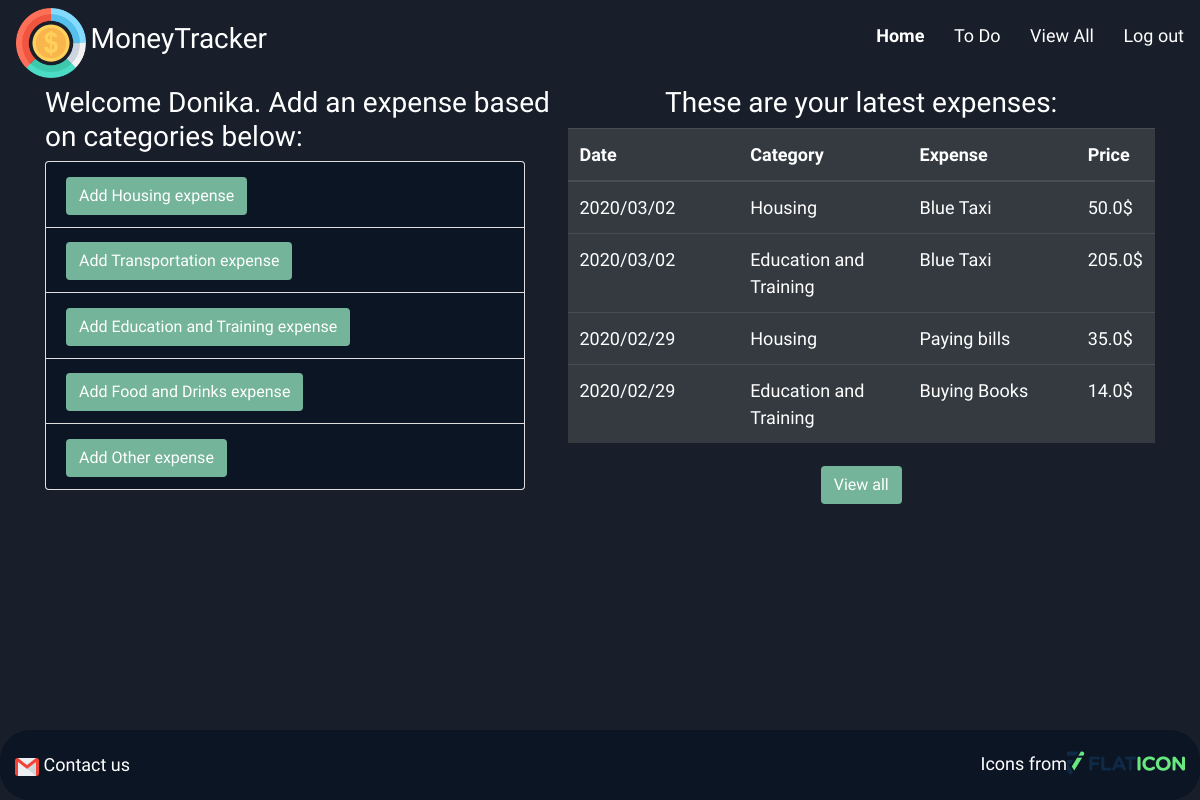
Before: /home (signed in) with the older database file.
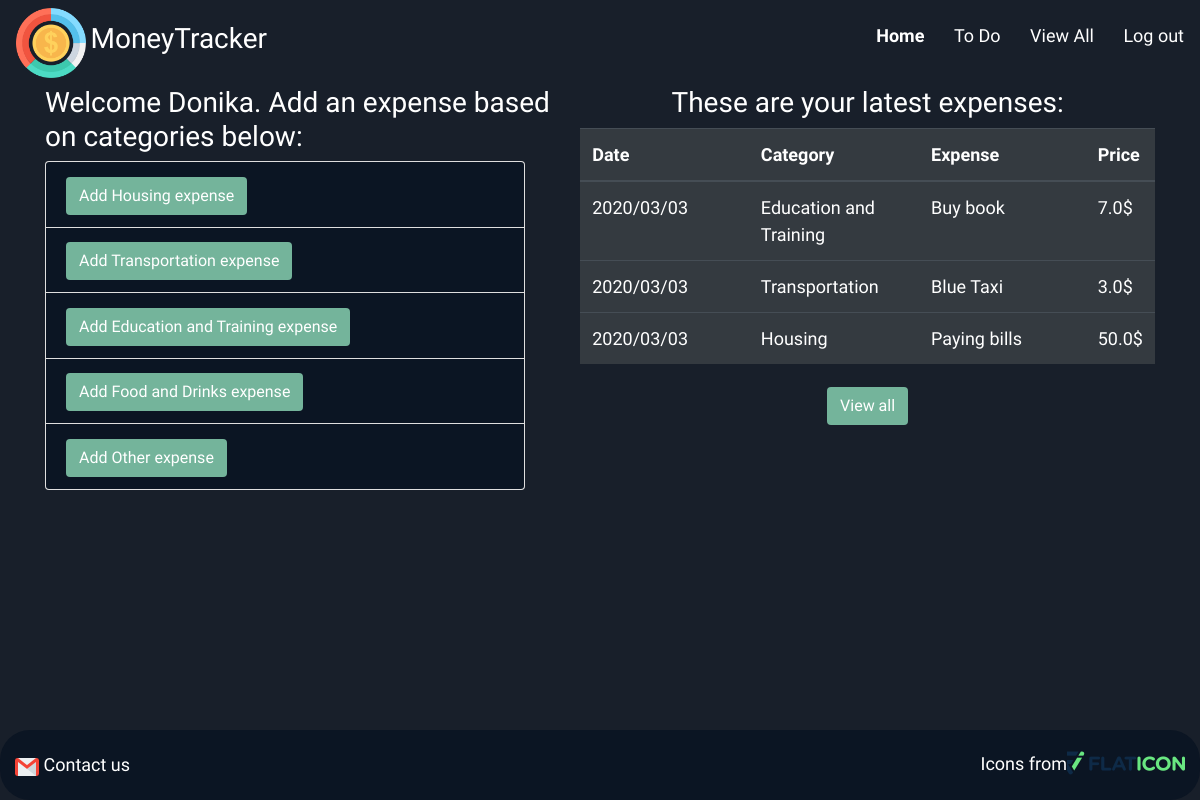
After: the same page with the newer database file.
### models.py (models this page shows, shortened)
class User(db.Model):
    __tablename__ = 'users'
    id = db.Column(db.Integer, primary_key=True)
    first_name = db.Column(db.String(45))
    last_name = db.Column(db.String(45))
    email = db.Column(db.String(255))
    password = db.Column(db.String(255))
    monthly_income = db.Column(db.Float)
    created_at = db.Column(db.DateTime, server_default=func.now())
    updated_at = db.Column(db.DateTime, server_default=func.now(), onupdate=func.now())
    user_expenses = db.relationship('UserExpense',  lazy=True,backref=db.backref('expenses_author'))
    user_todos = db.relationship('UserTodo',lazy=True,backref=db.backref('todos_author'))

class Category(db.Model):
    __tablename__ = 'categories'
    id = db.Column(db.Integer, primary_key=True)
    name = db.Column(db.String())
    category_expenses = db.relationship('UserExpense',  lazy=True,backref=db.backref('expenses_category'))
    category_todos = db.relationship('UserTodo', lazy=True,backref=db.backref('todos_category'))

class UserExpense(db.Model):
    __tablename__ = 'expenses'
    __table_args__ = {'extend_existing': True}

### controller_functions.py (the view)
def home():
    if 'user_id' in session:
        logged_in_user = User.query.filter_by(id=session['user_id']).first()
        categories = Category.query.all()
        sql = text("SELECT e.*, c.name as category_name, strftime('%Y', e.updated_at) AS year, strftime('%m', e.updated_at) AS month, strftime('%d', e.updated_at) AS day FROM expenses e JOIN categories c ON e.category_id = c.id WHERE e.user_id = "+str(session['user_id'])+" ORDER BY e.updated_at DESC LIMIT 5")
        result = db.engine.execute(sql)
        expenses = result.fetchall()
        return render_template("home.html", expenses=expenses, logged_in_user=logged_in_user, categories=categories)
    else:
        return redirect('/login')

### templates/home.html (shortened to what this page needs)
<!DOCTYPE html>
<html lang="en">
<head>
	<link rel="stylesheet" href="https://cdnjs.cloudflare.com/ajax/libs/font-awesome/4.7.0/css/font-awesome.min.css">
	<link rel="stylesheet" href="https://stackpath.bootstrapcdn.com/bootstrap/4.4.1/css/bootstrap.min.css">
	<link rel="stylesheet" type="text/css" href="{{url_for('static',filename = 'css/style.css')}}">
</head>
<body>
	<div class="wrapper home">
		{% include 'includes/header.html' %}
			<div class="container">
				<div class="accordion" id="addExpense">
					<h3>Welcome {{logged_in_user.first_name}}. Add an expense based on categories below: </h3>
					{% for category in categories %}
						<div class="card" style="width: 30rem;">
						    <div class="card-header" id="{{'heading'+category.id|string}}">
						      	<h2 class="mb-0">
						        	<button class="btn collapsed" type="button" data-toggle="collapse" data-target="{{'#collapse'+category.id|string}}"aria-expanded="false" aria-controls="{{'collapse'+category.id|string}}">
						          	Add {{category.name}} expense
						        	</button>
						      	</h2>
						    </div>
						</div>
					{%endfor%}
				</div>
				<div class="table-content">
					<h3>These are your latest expenses:</h3>
					<table class="table table-hover table-dark">
					  	<thead>
					    	<tr>
							    <th scope="col">Date</th>
							    <th scope="col">Category</th>
							    <th scope="col">Expense</th>
							    <th scope="col">Price</th>
					    	</tr>
					  	</thead>
					  	<tbody>
					  		{%for expense in expenses %}
						    	<tr>
							      	<td>{{expense.year}}/{{expense.month}}/{{expense.day}}</td>
							      	<td>{{expense.category_name}}</td>
							      	<td>{{expense.content}}</td>
							      	<td>{{expense.amount}}$</td>
						    	</tr>
							{%endfor%}
					   </tbody>
					</table>
					<a href="/view_all" class="btn">View all</a>
				</div>
			</div>
		{% include 'includes/footer.html' %}
	</div>
</body>
</html>

### templates/includes/header.html (shortened to what this page needs)
<link rel="stylesheet" type="text/css" href="{{url_for('static',filename = 'css/style.css')}}">
<div class="navbar">
    <div class="logo">
        <img src="{{url_for('static',filename = 'img/coin.png')}}">
        <h3>MoneyTracker</h3>
    </div>
    <div class="links">
        <ul>
            <li id="/home"><a href="/home" class="">Home</a></li>
            <li id="/toDoList"><a href="/toDoList" class="">To Do</a></li>
            <li id="/view_all"><a href="/view_all" class="">View All</a></li>
            <li id="/logout"><a href="/logout" class="">Log out</a></li>
        </ul>
    </div>
</div>

### templates/includes/footer.html
<footer>
	<p><img src="{{url_for('static', filename = 'img/gmail.png')}}"> <a href="mailto:email@example.com">Contact us</a></p>
	<p>Icons from<a href="https://www.flaticon.com/" title="Flaticon"><img  id="flaticon" src="{{url_for('static', filename = 'img/flaticon.png')}}"></a></p>
</footer>

### static/css/style.css (style rules this page uses)
body { background: hsl(218, 28%, 13%); }
.wrapper { height: 100vh; background: hsl(218, 28%, 13%); color: white; line-height: 1.5; font-family: 'Raleway', sans-serif; font-size: 18px; }
.navbar h3 { display: inline-block; }
.navbar img { width: 70px; height: 70px; }
.navbar a { text-decoration: none; color: white; }
.navbar .links { display: flex; justify-content: space-between; }
.navbar ul { list-style: none; }
.navbar li { display: inline-block; margin-left: 25px; }
.active { font-weight: bold; }
.home .container { display: flex; justify-content: space-between; }
#addExpense { width: 50%; display: inline-block; }
.card-header { background: hsl(216, 53%, 9%); }
.card-header .btn { background-color:#74b49b; color: white; }
.home table { width: 100%; display: inline-block; }
.table-content { text-align: center; }
.home table { text-align: left; }
.home .table-content a { background-color:#74b49b; color: white; }
.home th { width: 30%; }
.home td { width: 30%; }
footer { background: hsl(216, 53%, 9%); display: flex; justify-content: space-between; flex-direction: row; align-items: center; padding: 15px; border-radius: 30px; position: fixed; bottom: 0; width: 100%; }
footer p { margin: 0; }
footer a { text-decoration: none; color: white; }

Changed rows visible on the page:
removed UserExpense: year "2020", month "03", day "02", category_name "Housing", content "Blue Taxi", amount "50.0"
removed UserExpense: year "2020", month "02", day "29", category_name "Education and Training", content "Buying Books", amount "14.0"
changed UserExpense "Education and Training": day "02" → "03"; content "Blue Taxi" → "Buy book"; amount "205.0" → "7.0"
added UserExpense: year "2020", month "03", day "03", category_name "Transportation", content "Blue Taxi", amount "3.0"
changed UserExpense "Paying bills": month "02" → "03"; day "29" → "03"; amount "35.0" → "50.0"
